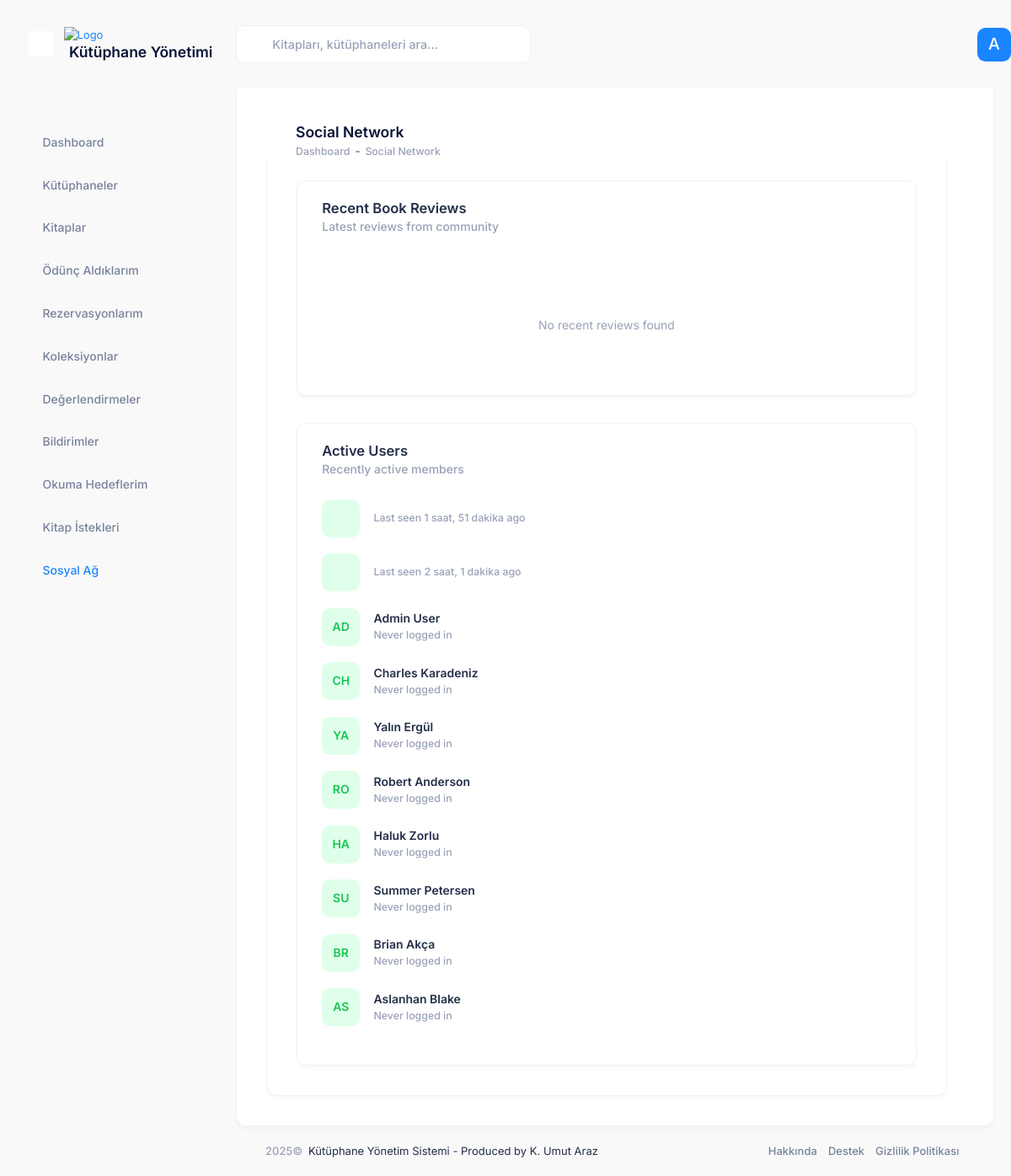
/accounts/social/ (signed in), run on an earlier commit of the app's database.
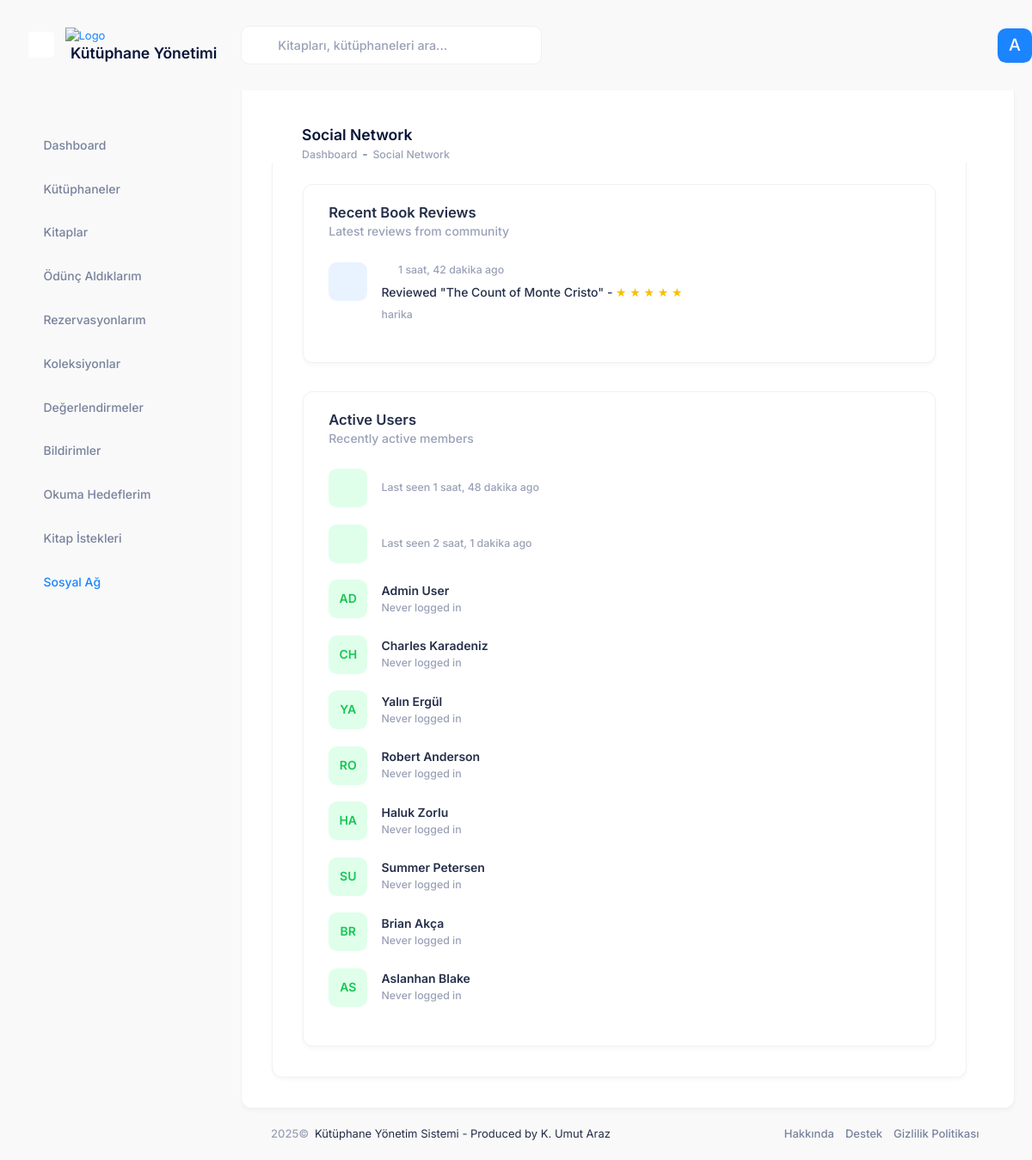
And on a later commit of the database.
### accounts/models.py (models this page shows, shortened)
class User(AbstractUser):
    USER_TYPE_CHOICES = (
        ('super_admin', 'Süper Yönetici'),
        ('library_admin', 'Kütüphane Yöneticisi'),
        ('reader', 'Okuyucu'),
    )
    user_type = models.CharField(
        'Kullanıcı Tipi',
        max_length=20,
        choices=USER_TYPE_CHOICES,
        default='reader',
        help_text='Kullanıcı hesabının tipini belirler.',
    )
    profile_picture = models.ImageField('Profil Resmi', upload_to='profile_pictures/', null=True, blank=True)
    phone_number = models.CharField('Telefon Numarası', max_length=20, blank=True, null=True)
    address = models.TextField('Adres', blank=True, null=True)
    class Meta:
        verbose_name = 'kullanıcı'
        verbose_name_plural = 'kullanıcılar'
    @property
    def is_super_admin(self):
        return self.user_type == 'super_admin'
    @property
    def is_library_admin(self):
        return self.user_type == 'library_admin'

### books/models_review.py (models this page shows, shortened)
class BookReview(models.Model):
    book = models.ForeignKey(Book, verbose_name='Kitap', on_delete=models.CASCADE, related_name='reviews')
    user = models.ForeignKey(settings.AUTH_USER_MODEL, verbose_name='Kullanıcı', on_delete=models.CASCADE, related_name='book_reviews')
    rating = models.PositiveSmallIntegerField(
        'Değerlendirme',
        validators=[MinValueValidator(1), MaxValueValidator(5)],
        help_text='1-5 arası değerlendirme puanı'
    )
    review_text = models.TextField('Yorum', blank=True, null=True)
    created_at = models.DateTimeField('Oluşturulma Tarihi', default=timezone.now)
    updated_at = models.DateTimeField('Güncellenme Tarihi', auto_now=True)
    is_public = models.BooleanField('Herkese Açık', default=True)
    class Meta:
        ordering = ['-created_at']
        verbose_name = 'Kitap Değerlendirmesi'
        verbose_name_plural = 'Kitap Değerlendirmeleri'
        unique_together = ['book', 'user']

### books/models.py (models this page shows, shortened)
class Book(models.Model):
    STATUS_CHOICES = (
        ('available', 'Mevcut'),
        ('borrowed', 'Ödünç Verilmiş'),
        ('reserved', 'Rezerve Edilmiş'),
        ('maintenance', 'Bakımda'),
    )
    title = models.CharField('Başlık', max_length=255)
    author = models.CharField('Yazar', max_length=255)
    isbn = models.CharField('ISBN', max_length=20, blank=True, null=True)
    description = models.TextField('Açıklama', blank=True, null=True)
    cover_image = models.ImageField('Kapak Resmi', upload_to='book_covers/', blank=True, null=True)
    library = models.ForeignKey(Library, verbose_name='Kütüphane', on_delete=models.CASCADE, related_name='books')
    status = models.CharField('Durum', max_length=20, choices=STATUS_CHOICES, default='available')
    publication_year = models.PositiveIntegerField('Yayın Yılı', blank=True, null=True)
    publisher = models.CharField('Yayınevi', max_length=255, blank=True, null=True)
    language = models.CharField('Dil', max_length=50, blank=True, null=True)
    pages = models.PositiveIntegerField('Sayfa Sayısı', blank=True, null=True)
    created_at = models.DateTimeField('Oluşturulma Tarihi', auto_now_add=True)
    updated_at = models.DateTimeField('Güncellenme Tarihi', auto_now=True)
    class Meta:
        ordering = ['title', 'author']
        verbose_name = 'Kitap'
        verbose_name_plural = 'Kitaplar'

### accounts/views.py (the view)
# urls.py: path('social/', views.social_feed, name='social_feed'),
@login_required
def social_feed(request):
    from books.models_review import BookReview
    from .models import User
    recent_reviews = BookReview.objects.select_related(
        'user', 'book'
    ).order_by('-created_at')[:20]
    active_users = User.objects.filter(
        is_active=True
    ).order_by('-last_login')[:10]
    context = {
        'recent_reviews': recent_reviews,
        'active_users': active_users,
        'active_menu': 'social',
    }
    return render(request, 'accounts/social_feed.html', context)

### library_management/context_processors.py (called while the page is built)
def user(request):
    if request.path.startswith('/admin/'):
        return {}
    if hasattr(request, 'user') and request.user.is_authenticated:
        return {}  # Don't add anything, Django's auth context processor handles this
    return {'user': DummyUser()}

### templates/accounts/social_feed.html (shortened to what the changed rows need)
{% extends 'layouts/base.html' %}
{% load static %}
{% block content %}
<div class="app-main flex-column flex-row-fluid" id="kt_app_main">
    <div class="d-flex flex-column flex-column-fluid">
        <div id="kt_app_toolbar" class="app-toolbar pt-5">
            <div id="kt_app_toolbar_container" class="app-container container-fluid d-flex align-items-stretch">
                <div class="app-toolbar-wrapper d-flex flex-stack flex-wrap gap-4 w-100">
                    <div class="page-title d-flex flex-column justify-content-center gap-1 me-3">
                        <h1 class="page-heading d-flex flex-column justify-content-center text-gray-900 fw-bold fs-3 m-0">
                            Social Network
                        </h1>
                    </div>
                </div>
            </div>
        </div>
        <div id="kt_app_content" class="app-content flex-column-fluid">
            <div id="kt_app_content_container" class="app-container container-fluid">
                <div class="row g-5 g-xl-10">
                    <div class="col-xxl-8">
                        <div class="card card-flush h-xl-100">
                            <div class="card-body pt-6">
                                {% if recent_reviews %}
                                    {% for review in recent_reviews %}
                                    <div class="d-flex mb-6">
                                        <div class="symbol symbol-45px me-5">
                                            <span class="symbol-label bg-light-primary text-primary fw-bold fs-6">
                                            </span>
                                        </div>
                                        <div class="d-flex flex-column flex-row-fluid">
                                            <div class="d-flex align-items-center flex-wrap mb-2">
                                                <span class="text-muted fw-semibold fs-7">{{ review.created_at|timesince }} ago</span>
                                            </div>
                                            <span class="text-gray-800 fw-semibold fs-6 mb-2">
                                                Reviewed "{{ review.book.title }}" -
                                                <span class="text-warning">
                                                    {% for i in "12345" %}
                                                        {% if forloop.counter <= review.rating %}
                                                            ★
                                                        {% else %}
                                                            ☆
                                                        {% endif %}
                                                    {% endfor %}
                                                </span>
                                            </span>
                                            {% if review.review_text %}
                                            <span class="text-muted fw-semibold fs-7">{{ review.review_text|truncatewords:20 }}</span>
                                            {% endif %}
                                        </div>
                                    </div>
                                    {% endfor %}
                                {% else %}
                                    <div class="text-center py-10">
                                        <i class="ki-outline ki-people fs-3x text-gray-500 mb-3"></i>
                                        <p class="text-gray-500 fs-6">No recent reviews found</p>
                                    </div>
                                {% endif %}
                            </div>
                        </div>
                    </div>
                    <div class="col-xxl-4">
                        <div class="card card-flush h-xl-100">
                            <div class="card-body pt-6">
                                {% if active_users %}
                                    {% for user in active_users %}
                                    <div class="d-flex align-items-center mb-6">
                                        <div class="symbol symbol-45px me-5">
                                            <span class="symbol-label bg-light-success text-success fw-bold fs-6">
                                                {{ user.get_full_name|slice:":2"|upper }}
                                            </span>
                                        </div>
                                        <div class="flex-grow-1">
                                            <a href="#" class="text-gray-800 text-hover-primary fw-bold fs-6">{{ user.get_full_name }}</a>
                                            <span class="text-muted d-block fw-semibold fs-7">
                                                {% if user.last_login %}
                                                    Last seen {{ user.last_login|timesince }} ago
                                                {% else %}
                                                    Never logged in
                                                {% endif %}
                                            </span>
                                        </div>
                                    </div>
                                    {% endfor %}
                                {% else %}
                                    <div class="text-center py-10">
                                        <i class="ki-outline ki-profile-user fs-3x text-gray-500 mb-3"></i>
                                        <p class="text-gray-500 fs-6">No active users found</p>
                                    </div>
                                {% endif %}
                            </div>
                        </div>
                    </div>
                </div>
            </div>
        </div>
    </div>
</div>
{% endblock %}

### templates/includes/header.html (shortened to what this page needs)
{% load static %}
<div id="kt_app_header" class="app-header d-flex flex-column flex-stack">
    <div class="d-flex flex-stack flex-grow-1">
        <div class="app-header-logo d-flex align-items-center ps-lg-12" id="kt_app_header_logo">
            <div id="kt_app_sidebar_toggle"
                class="app-sidebar-toggle btn btn-sm btn-icon bg-body btn-color-gray-500 btn-active-color-primary w-30px h-30px ms-n2 me-4 d-none d-lg-flex"
                data-kt-toggle="true" data-kt-toggle-state="active" data-kt-toggle-target="body"
                data-kt-toggle-name="app-sidebar-minimize">
                <i class="ki-outline ki-abstract-14 fs-3 mt-1"></i>
            </div>
            <a href="{% url 'dashboard' %}" class="app-sidebar-logo">
                <img src="{% static 'media/logos/arazumut_logo.svg' %}" alt="Logo" class="h-50px" /> <br>
                <span class="ms-2 h3 fw-bold">Kütüphane Yönetimi</span>
            </a>
        </div>
        <div class="app-navbar flex-grow-1 justify-content-end" id="kt_app_header_navbar">
            <div class="app-navbar-item d-flex align-items-stretch flex-lg-grow-1">
                <div id="kt_header_search" class="header-search d-flex align-items-center w-lg-350px"
                    data-kt-search-keypress="true" data-kt-search-min-length="2" data-kt-search-enter="enter"
                    data-kt-search-layout="menu" data-kt-search-responsive="true" data-kt-menu-trigger="auto"
                    data-kt-menu-permanent="true" data-kt-menu-placement="bottom-start">
                    <form action="{% url 'search' %}" method="GET" data-kt-search-element="form" class="d-none d-lg-block w-100 position-relative mb-5 mb-lg-0"
                        autocomplete="off">
                        <i
                            class="ki-outline ki-magnifier search-icon fs-2 text-gray-500 position-absolute top-50 translate-middle-y ms-5"></i>
                        <input type="text" class="search-input form-control form-control border h-lg-45px ps-13"
                            name="q" value="{{ request.GET.q|default:'' }}" placeholder="Kitapları, kütüphaneleri ara..." data-kt-search-element="input" />
                    </form>
                </div>
            </div>
            <div class="app-navbar-item ms-3 ms-lg-5" id="kt_header_user_menu_toggle">
                <div class="cursor-pointer symbol symbol-35px symbol-md-40px"
                    data-kt-menu-trigger="{default: 'click', lg: 'hover'}" data-kt-menu-attach="parent"
                    data-kt-menu-placement="bottom-end">
                    {% if user.profile_picture %}
                    <img src="{{ user.profile_picture.url }}" alt="user" />
                    {% else %}
                    <div class="symbol-label fs-2 bg-primary text-white">
                        {{ user.username|first|upper }}
                    </div>
                    {% endif %}
                </div>
            </div>
        </div>
    </div>
</div>

What changed in the data, as far as the page shows it:
changed User: last_login "1 saat, 51 dakika" → "1 saat, 48 dakika"
added BookReview: created_at "1 saat, 42 dakika", book "The Count of Monte Cristo", rating 5 (drawn), review_text "harika"
Also different on the page:
text no longer shown: "No recent reviews found"
